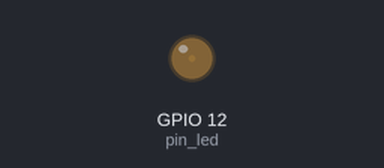
Recording of a sketch running on a simulated ESP32. Parts: output pins drawn as LEDs (lit = HIGH).

Above: at 0.05 s.
At 1.15 s:
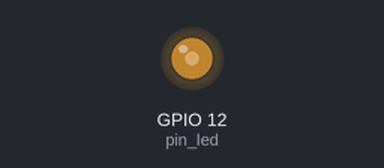
At 2.3 s:
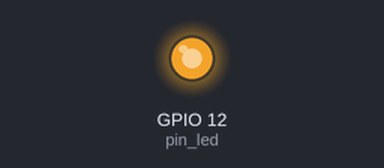
At 4.6 s:
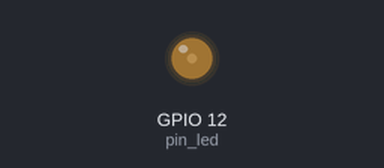
Timing chart, 0 to 6.7 s (numbered marks = the images above):
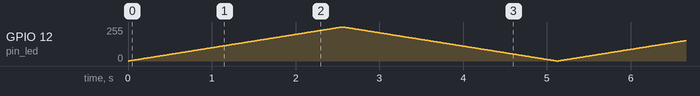

The sketch:

arduinozidaikuhanshu.ino
```cpp
#define pin_led  12


void setup() {
  // put your setup code here, to run once:
  pinMode(pin_led,OUTPUT);
}

void loop() {
  // put your main code here, to run repeatedly:
  //渐亮
  for(int i=0;i<256;i++){
    analogWrite(pin_led,i);
    delay(10);
  }
  //渐灭
    for(int i=255;i>=0;i--){
    analogWrite(pin_led,i);
    delay(10);
  }
}
```
